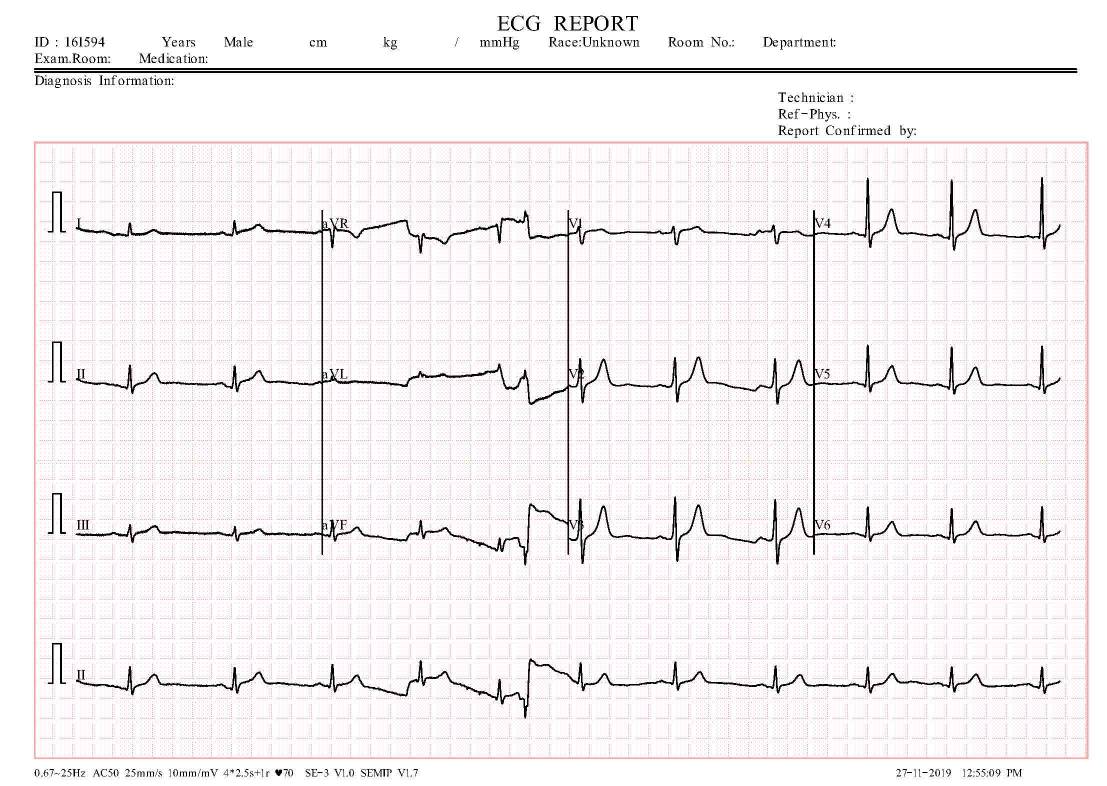
#> input picture data_v1/NormalPersonECGImages/Normal_112.jpg, 2213 x 1572 px, given in place of Normal_5.jpg, which was not available (shown at 1/2 size)
$ jupyter execute --allow-errors Iftah_ECG_to_time_series.ipynb   (text cells are left out)
#> lines starting #> are read from the running program, lines starting #| are printed output that depends on the picture; after the words box and inside, x2 and y2 are one past the last pixel; in counts of white or black regions, pixels touching at a corner belong together; long printed decimals are rounded; pictures that were not available may be replaced by others from this repository, and a replacement may not be noted
[cell 1]
import pandas as pd
import numpy as np
import cv2
import matplotlib.pyplot as plt
import os.path, sys, re
from scipy.fft import fft, fftfreq

[cell 2]
def img_viewer(image_file_name,lead_dict,threshold):

    """
    This function loads the file specified in "image_file".
    It then plots the lead specified, and its fit
    """
#> called with threshold = 30

    img_arr=cv2.imread(image_file_name)
#> img_arr is the input picture: shape (1572, 2213, 3); mean B, G, R 242.4, 240.6, 244.3


    # These are the image limits in the array for each of the leads
    xlow = lead_dict["xlow"]
    xhigh = lead_dict["xhigh"]
    ylow = lead_dict["ylow"]
    yhigh = lead_dict["yhigh"]

    # this is the baseline of the lead
    baseline = lead_dict["baseline"]


    # read the image
    lead_arr = ((cv2.cvtColor(img_arr, cv2.COLOR_BGR2GRAY)[ylow:yhigh,xlow:xhigh][::-1,:].transpose() ))#).astype("int")
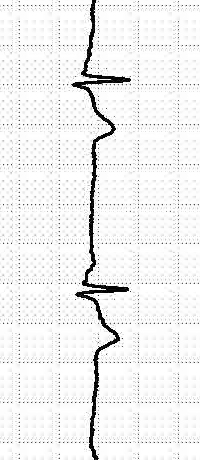
#> lead_arr: shape (460, 200); min 0, max 255, mean 240
    lead_arr = lead_arr < threshold
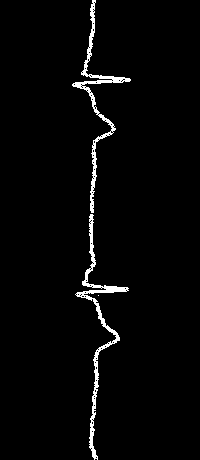
#> lead_arr: shape (460, 200) bool; 2.5% white; 3 white regions (1 under 20 px), largest, box (x1, y1, x2, y2) and area: (75, 214, 129, 460) 1230, (72, 0, 131, 213) 1087

    # average the location of the y value based on the number of "on = 1" pixel at each x value
    ysums = np.sum(lead_arr,axis=1)
#> ysums = 460 values, max 46 at index 82, min 0 at index 213, mean 5.04
    # array of indices with length of the y-axis, for each x-index
    indmat = ((np.arange(lead_arr.shape[1]))*np.ones(lead_arr.shape[0]).reshape(-1,1))

    # perform the average, and subtract the baseline
    # note that this can result in NaN for columns with 0 pixels on.
    # we take care of that later
    # here, we do not subtract the baseline, but rather plot it
    series_vals = np.sum(lead_arr*indmat,axis=1) / ysums #- baseline

    #fill in blanks using pd.series.fillna
    series_vals = pd.Series(series_vals)
    series_vals.fillna(method="ffill",inplace=True)
    series_vals.fillna(method="bfill",inplace=True)
    series_vals = series_vals.to_numpy()
#> series_vals = 460 values, max 120.7 at index 79, min 76.5 at index 85, mean 94.46


    avg = np.mean(series_vals[(series_vals!=0) & (np.logical_not(np.isnan(series_vals))) ])
#> avg = 94.46
    print(avg)
#| 94.463

    # plot the results
    plt.figure(figsize=(24,15))
    plt.scatter(np.arange(len(series_vals)),series_vals)
    plt.plot(np.arange(len(series_vals)),series_vals,"-r")
    plt.imshow(lead_arr.transpose(),cmap="gray",origin="lower")
#    plt.plot(np.arange(len(series_vals)),baseline*np.ones(len(series_vals)),"-y")

    plt.plot(np.arange(len(series_vals)),avg*np.ones(len(series_vals)),"-w")

[cell 3]
# [56 lines left out: function read_leads, not called in this run]

[cell 4]
# [59 lines left out: function read_leads_fft, not called in this run]

[cell 5]
# This is the dictionary for the leads in the regular format.
# The baseline input is not used at the moment. Instead, the average pixel height is used.

lead_dict_format1 = {"lead_I":{"ylow":360,"yhigh":560,"xlow":180,"xhigh":640,"baseline":96},
                    "lead_II":{"ylow":660,"yhigh":860,"xlow":180,"xhigh":640,"baseline":96},
                    "lead_III":{"ylow":960,"yhigh":1160,"xlow":180,"xhigh":640,"baseline":93},
                    "lead_aVR":{"ylow":360,"yhigh":560,"xlow":700,"xhigh":1130,"baseline":96},
                    "lead_aVL":{"ylow":660,"yhigh":860,"xlow":700,"xhigh":1130,"baseline":96},
                    "lead_aVF":{"ylow":960,"yhigh":1160,"xlow":700,"xhigh":1130,"baseline":93},
                    "lead_V1":{"ylow":360,"yhigh":560,"xlow":1170,"xhigh":1620,"baseline":96},
                    "lead_V2":{"ylow":660,"yhigh":860,"xlow":1170,"xhigh":1620,"baseline":96},
                    "lead_V3":{"ylow":960,"yhigh":1160,"xlow":1170,"xhigh":1620,"baseline":93},

                    "lead_V4":{"ylow":360,"yhigh":560,"xlow":1660,"xhigh":2120,"baseline":96},
                    "lead_V5":{"ylow":660,"yhigh":860,"xlow":1660,"xhigh":2120,"baseline":96},
                    "lead_V6":{"ylow":960,"yhigh":1160,"xlow":1660,"xhigh":2120,"baseline":93},
                    "lead_long":{"ylow":1260,"yhigh":1460,"xlow":180,"xhigh":2120,"baseline":93},
                   }

# The threshold for filtering noise and the milimetric sheet grid in the regular format
threshold_format1 = 30

[cell 6]
# The list of directories for the 5 different ECG categories
path_NormalPersonECGImages = "data_v1/NormalPersonECGImages/"
path_ECGImagesofPatientthathaveabnormalheartbeats = "data_v1/ECGImagesofPatientthathaveabnormalheartbeats/"
path_ECGImagesofPatientthathaveHistoryofMI = "data_v1/ECGImagesofPatientthathaveHistoryofMI/"
path_ECGImagesofMyocardialInfarctionPatients = "data_v1/ECGImagesofMyocardialInfarctionPatients/"
path_ECGImagesofCOVID19Patients = "data_v1/ECGImagesofCOVID-19Patients/"

[cell 7]
# This function accepts a list of ECG image file paths and reutrns the feature array of all leads for each image
def get_results(path_list):
    results = []
    for file_name in path_list:
        results.append(read_leads(file_name,lead_dict_normal,threshold_normal) )
    results = (np.column_stack(results)).transpose()

    return results

[cell 8]
# This function accepts a list of ECG image file paths and reutrns the feature array of all leads for each image
def get_results_fft(path_list):
    results = []
    for file_name in path_list:
        results.append(read_leads_fft(file_name,lead_dict_normal,threshold_normal) )
    results = (np.column_stack(results)).transpose()

    return results

[cell 9]
NormalPersonECGImages1 = sorted([path_NormalPersonECGImages+file for file in os.listdir(path_NormalPersonECGImages)])
ECGImagesofPatientthathaveabnormalheartbeats1 = sorted([path_ECGImagesofPatientthathaveabnormalheartbeats+file
                                                        for file in
                                                os.listdir(path_ECGImagesofPatientthathaveabnormalheartbeats)
                                                if int(file.replace("_",".").split(".")[1])<400])
ECGImagesofPatientthathaveHistoryofMI1 = sorted([path_ECGImagesofPatientthathaveHistoryofMI+file for file in
                                                os.listdir(path_ECGImagesofPatientthathaveHistoryofMI)
                                                if int(file.replace("_",".").split(".")[1])<113])
ECGImagesofMyocardialInfarctionPatients1 = sorted([path_ECGImagesofMyocardialInfarctionPatients+file for file in
                                                os.listdir(path_ECGImagesofMyocardialInfarctionPatients)
                                                if int(file.replace("_",".").split(".")[1])<37])

format1_categories = [NormalPersonECGImages1, ECGImagesofPatientthathaveabnormalheartbeats1,
                      ECGImagesofPatientthathaveHistoryofMI1,ECGImagesofMyocardialInfarctionPatients1]

[cell 10]
# Number of samples in format1 for each category
print(
    len(NormalPersonECGImages1),
    len(ECGImagesofPatientthathaveabnormalheartbeats1),
    len(ECGImagesofPatientthathaveHistoryofMI1),
    len(ECGImagesofMyocardialInfarctionPatients1)
)

[cell 11]
res_all = []
#> (the rest of this cell did not finish here and is left out)

[cell 12]
res_all_fft = []
#> (the rest of this cell did not finish here and is left out)

#> (a cell that did not finish here is left out)

#> (a cell that did not finish here is left out)

#> (a cell that did not finish here is left out)

[cell 16]
# here you can plug in any ECG image file
img_viewer("data_v1/NormalPersonECGImages/Normal_5.jpg",
           lead_dict_format1["lead_II"],
           threshold_format1 )
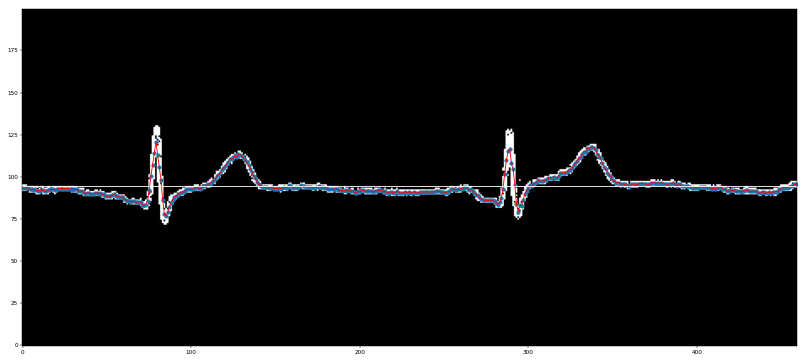
#> figure drawn by matplotlib, 1 panel

$ run again, on data_v1/NormalPersonECGImages/Normal_297.jpg
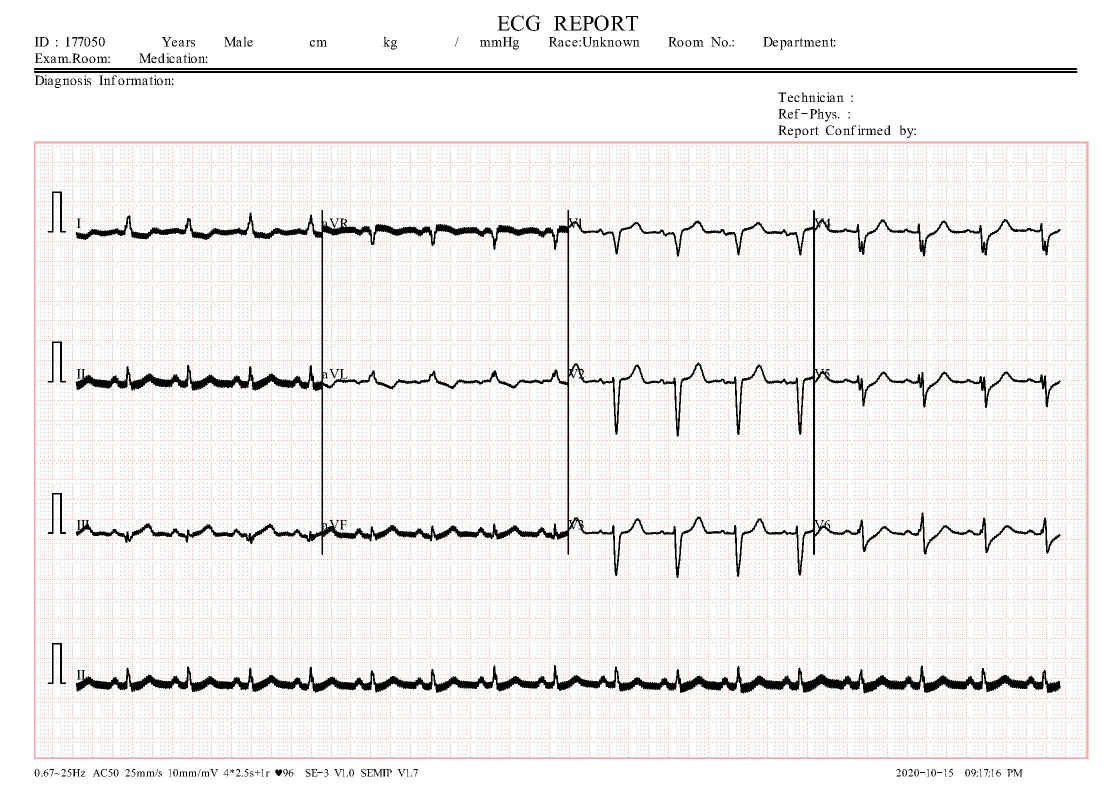
#> input picture data_v1/NormalPersonECGImages/Normal_297.jpg, 2213 x 1572 px, given in place of Normal_5.jpg, which was not available (shown at 1/2 size)
#> in img_viewer, img_arr is the input picture: shape (1572, 2213, 3); mean B, G, R 237.9, 238.2, 240.5
#> in img_viewer, `lead_arr = lead_arr < threshold`:
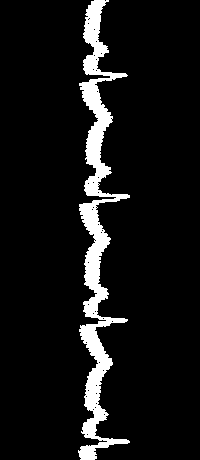
#> lead_arr: shape (460, 200) bool; 8.1% white; 1 white region, box (x1, y1, x2, y2) and area: (78, 0, 130, 460) 7438
#> ysums = 460 values, max 43 at index 195, min 10 at index 434, mean 16.17
#> series_vals = 460 values, max 122.5 at index 197, min 85.5 at index 451, mean 95.09
#> avg = 95.09
#| 95.089
#> `[cell 16] # here you can plug in any ECG image file img_viewer("data_v..`:
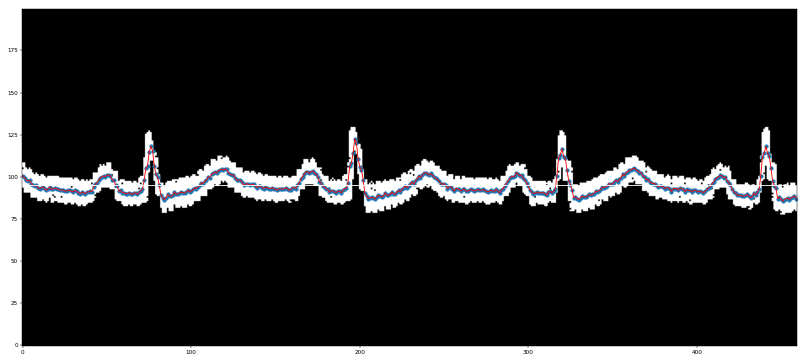
#> figure drawn by matplotlib, 1 panel

$ run again, on data_v1/NormalPersonECGImages/Normal_374.jpg
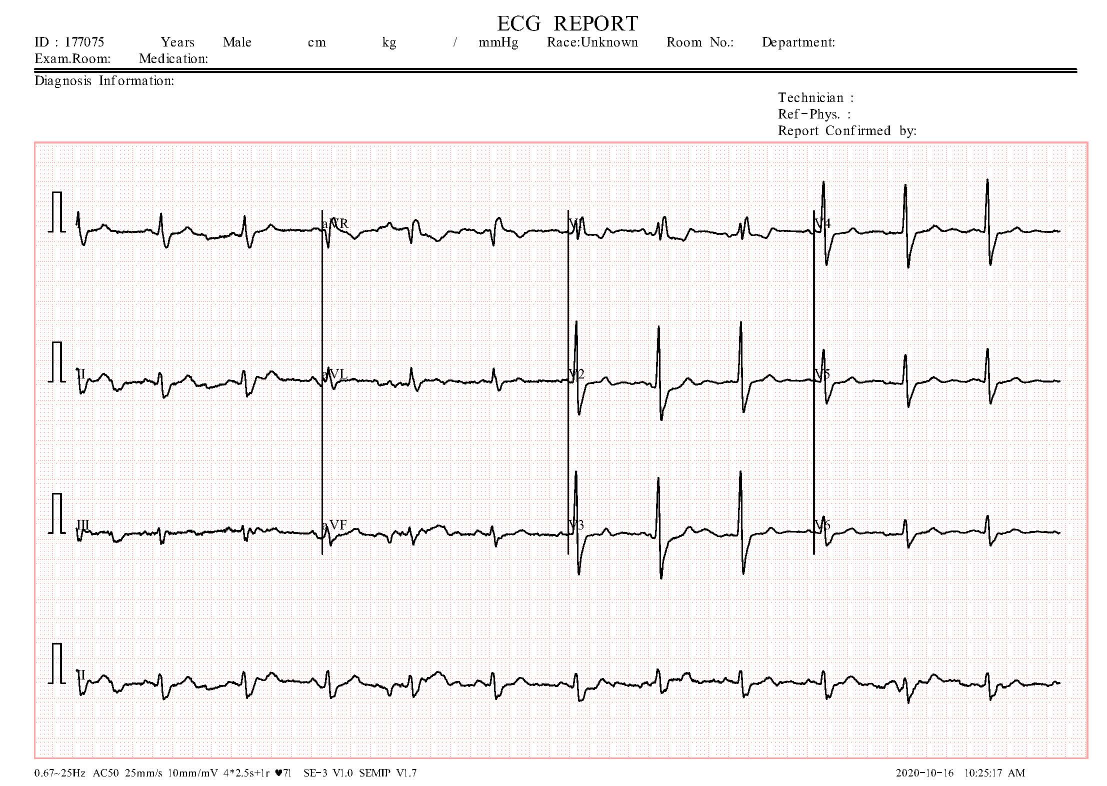
#> input picture data_v1/NormalPersonECGImages/Normal_374.jpg, 2213 x 1572 px, given in place of Normal_5.jpg, which was not available (shown at 1/2 size)
#> in img_viewer, img_arr is the input picture: shape (1572, 2213, 3); mean B, G, R 240.4, 240.7, 243
#> in img_viewer, `lead_arr = lead_arr < threshold`:
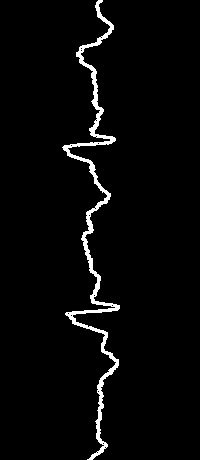
#> lead_arr: shape (460, 200) bool; 3.1% white; 1 white region, box (x1, y1, x2, y2) and area: (62, 0, 120, 460) 2816
#> ysums = 460 values, max 40 at index 311, min 3 at index 4, mean 6.12
#> series_vals = 460 values, max 117 at index 307, min 65 at index 148, mean 95.54
#> avg = 95.54
#| 95.538
#> `[cell 16] # here you can plug in any ECG image file img_viewer("data_v..`:
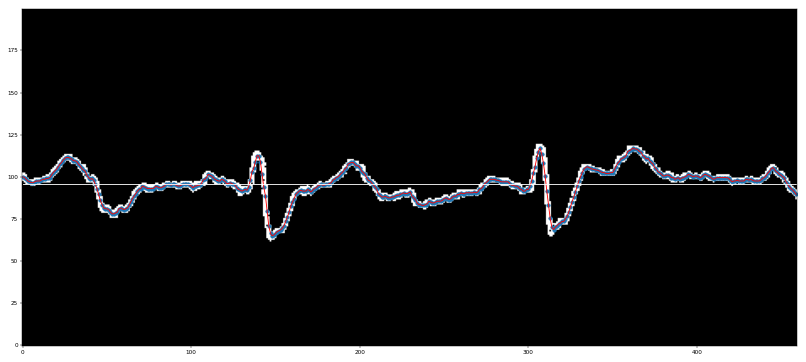
#> figure drawn by matplotlib, 1 panel
